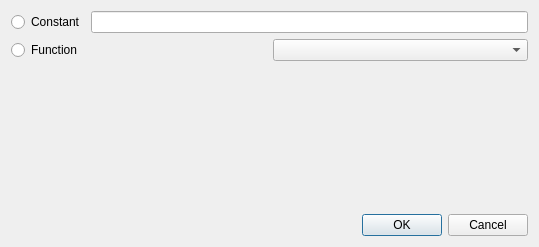
<?xml version="1.0" encoding="UTF-8"?>
<ui version="4.0">
 <class>PX_Dialog_Stimulation</class>
 <widget class="QDialog" name="PX_Dialog_Stimulation">
  <property name="geometry">
   <rect>
    <x>0</x>
    <y>0</y>
    <width>539</width>
    <height>247</height>
   </rect>
  </property>
  <property name="windowTitle">
   <string>Stimulation</string>
  </property>
  <layout class="QGridLayout" name="gridLayout">
   <item row="2" column="0">
    <widget class="QDialogButtonBox" name="buttonBox">
     <property name="orientation">
      <enum>Qt::Horizontal</enum>
     </property>
     <property name="standardButtons">
      <set>QDialogButtonBox::Cancel|QDialogButtonBox::Ok</set>
     </property>
    </widget>
   </item>
   <item row="0" column="0">
    <layout class="QVBoxLayout" name="verticalLayout">
     <item>
      <layout class="QHBoxLayout" name="horizontalLayout">
       <item>
        <widget class="QRadioButton" name="radioButton">
         <property name="text">
          <string>Constant</string>
         </property>
        </widget>
       </item>
       <item>
        <widget class="QLineEdit" name="lineEdit"/>
       </item>
      </layout>
     </item>
     <item>
      <layout class="QHBoxLayout" name="horizontalLayout_3">
       <item>
        <widget class="QRadioButton" name="radioButton_2">
         <property name="text">
          <string>Function</string>
         </property>
        </widget>
       </item>
       <item>
        <widget class="QComboBox" name="comboBox"/>
       </item>
      </layout>
     </item>
    </layout>
   </item>
   <item row="1" column="0">
    <spacer name="verticalSpacer">
     <property name="orientation">
      <enum>Qt::Vertical</enum>
     </property>
     <property name="sizeHint" stdset="0">
      <size>
       <width>20</width>
       <height>40</height>
      </size>
     </property>
    </spacer>
   </item>
  </layout>
 </widget>
 <resources/>
 <connections>
  <connection>
   <sender>buttonBox</sender>
   <signal>accepted()</signal>
   <receiver>PX_Dialog_Stimulation</receiver>
   <slot>accept()</slot>
   <hints>
    <hint type="sourcelabel">
     <x>248</x>
     <y>254</y>
    </hint>
    <hint type="destinationlabel">
     <x>157</x>
     <y>274</y>
    </hint>
   </hints>
  </connection>
  <connection>
   <sender>buttonBox</sender>
   <signal>rejected()</signal>
   <receiver>PX_Dialog_Stimulation</receiver>
   <slot>reject()</slot>
   <hints>
    <hint type="sourcelabel">
     <x>316</x>
     <y>260</y>
    </hint>
    <hint type="destinationlabel">
     <x>286</x>
     <y>274</y>
    </hint>
   </hints>
  </connection>
 </connections>
</ui>
